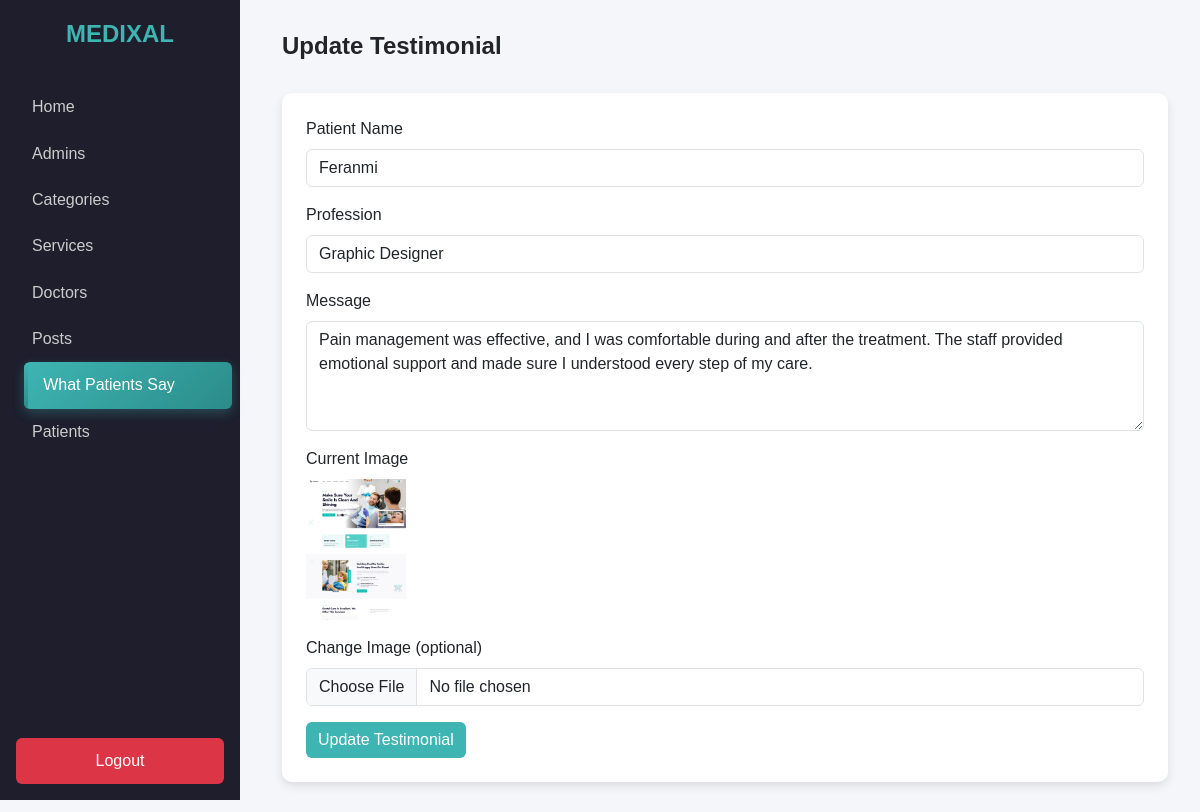
Page /admin-panel/patients-say-admins/update-testimonial.php?upd_id=5 (signed in) on the committed database.
### tables this page shows
CREATE TABLE IF NOT EXISTS `testimonials` (
  `id` int NOT NULL AUTO_INCREMENT,
  `name` varchar(255) NOT NULL,
  `profession` varchar(255) NOT NULL,
  `message` text NOT NULL,
  `image` varchar(255) DEFAULT NULL,
  `created_at` timestamp NULL DEFAULT CURRENT_TIMESTAMP,
  PRIMARY KEY (`id`)
);

### admin-panel/patients-say-admins/update-testimonial.php (the view, shortened to what this page needs)
<?php
require_once "../../includes/dbh.php";
$id = (int) $_GET['upd_id'];
$stmt = $db->prepare("SELECT * FROM testimonials WHERE id = :id");
$stmt->bindParam(':id', $id, PDO::PARAM_INT);
$stmt->execute();
$testimonial = $stmt->fetch(PDO::FETCH_ASSOC);
?>
<!DOCTYPE html>
<html lang="en">
<head>
    <link href="https://cdn.jsdelivr.net/npm/bootstrap@5.3.3/dist/css/bootstrap.min.css" rel="stylesheet">
    <link href="../styles/style.css" rel="stylesheet">
</head>
<body>
  <div class="sidebar">
    <div class="logo">MEDIXAL</div>
    <a href="../index.php">Home</a>
    <a href="../admins/admins.php">Admins</a>
    <a href="../categories-admins/show-categories.php">Categories</a>
    <a href="../services-admins/show-services.php">Services</a>
    <a href="../doctor-admins/show-doctors.php">Doctors</a>
    <a href="../testimony-admins/show-posts.php">Posts</a>
    <a href="show-testimonials.php" class="active">What Patients Say</a>
    <a href="../patients-admins/show-patients.php">Patients</a>
    <?php if(isset($_SESSION["admin_name"])) : ?>
    <a href="../logout.php" class="logout text-white">Logout</a>
    <?php  else :   ?>
    <a href="../admins/login-admins.php" class="logout text-white">Login</a>
    <?php endif; ?>
  </div>
  <div class="main-content">
    <div class="d-flex justify-content-between align-items-center mb-4">
      <h4 class="fw-bold">Update Testimonial</h4>
    </div>
    <div class="card p-4">
      <form action="" method="POST" enctype="multipart/form-data">
        <div class="mb-3">
          <label for="name" class="form-label">Patient Name</label>
          <input type="text" name="name" id="name" class="form-control" required value="<?php echo htmlspecialchars($_POST['name'] ?? $testimonial['name']); ?>">
        </div>
        <div class="mb-3">
          <label for="profession" class="form-label">Profession</label>
          <input type="text" name="profession" id="profession" class="form-control" required value="<?php echo htmlspecialchars($_POST['profession'] ?? $testimonial['profession']); ?>">
        </div>
        <div class="mb-3">
          <label for="message" class="form-label">Message</label>
          <textarea name="message" id="message" rows="4" class="form-control" required><?php echo htmlspecialchars($_POST['message'] ?? $testimonial['message']); ?></textarea>
        </div>
        <div class="mb-3">
          <label class="form-label">Current Image</label><br>
          <?php if (!empty($testimonial['image'])) : ?>
            <img src="../uploads/testimonials/<?php echo htmlspecialchars($testimonial['image']); ?>" alt="<?php echo htmlspecialchars($testimonial['name']); ?>" width="100">
          <?php else: ?>
            <span class="text-muted">No image</span>
          <?php endif; ?>
        </div>
        <div class="mb-3">
          <label for="img" class="form-label">Change Image (optional)</label>
          <input type="file" name="img" id="img" class="form-control">
        </div>
        <button type="submit" name="submit" class="btn btn-primary">Update Testimonial</button>
      </form>
    </div>
  </div>
</body>
</html>

### admin-panel/styles/style.css (style rules this page uses)
body { font-family: "Poppins", sans-serif; background-color: #f5f6fa; margin: 0; padding: 0; }
* { margin: 0; padding: 0; box-sizing: border-box; }
.sidebar { position: fixed; top: 0; left: 0; height: 100vh; width: 240px; background-color: #1e1e2d; color: #fff; display: flex; flex-direction: column; align-items: start; padding: 1rem; }
.sidebar .logo { font-size: 1.5rem; font-weight: 700; margin-bottom: 2rem; text-transform: uppercase; color: #3eb5b3; }
.sidebar a { color: #ccc; text-decoration: none; display: block; width: 100%; padding: 0.7rem 1rem; border-radius: 6px; transition: all 0.3s ease; }
.sidebar a:hover, .sidebar a.active { background-color: #3eb5b3; color: #fff; }
.sidebar .logout { margin-top: auto; background-color: #dc3545; text-align: center; border-radius: 6px; }
.main-content { margin-left: 250px; padding: 2rem; }
.card { border: none; border-radius: 10px; box-shadow: 0 4px 10px rgba(0,0,0,0.1); }
.btn-primary { background-color: #3eb5b3; border: none; }
button { border: none; color: #fff; background-color: #dc3545; border-radius: 5px; padding: 5px 20px; transition: 0.2s ease-in-out; }

### admin-panel/patients-say-admins/update-testimonial.php (style rules this page uses)
body { font-family: "Poppins", sans-serif; background-color: #f5f6fa; margin: 0; padding: 0; }
.sidebar { position: fixed; top: 0; left: 0; height: 100vh; width: 240px; background-color: #1e1e2d; color: #fff; display: flex; flex-direction: column; align-items: start; padding: 1rem; }
.sidebar .logo { font-size: 1.5rem; font-weight: 700; margin-bottom: 2rem; text-transform: uppercase; color: #3eb5b3; display: block; width: 100%; text-align: center; }
.sidebar a { color: #ccc; text-decoration: none; display: block; width: 100%; padding: 0.7rem 1rem; border-radius: 6px; transition: all 0.3s cubic-bezier(0.4, 0, 0.2, 1); position: relative; overflow: hidden; }
.sidebar a::before { content: ""; position: absolute; left: 0; top: 0; bottom: 0; width: 4px; background: linear-gradient(180deg, #3eb5b3, #2b8c8a); transform: scaleY(0); transition: transform 0.3s cubic-bezier(0.4, 0, 0.2, 1); border-radius: 0 4px 4px 0; }
.sidebar a:hover, .sidebar a.active { background: linear-gradient(135deg, #3eb5b3, #2b8c8a); color: #fff; transform: translateX(8px); box-shadow: 0 4px 12px rgba(62, 181, 179, 0.3); padding-left: 1.2rem; }
.sidebar a:hover::before, .sidebar a.active::before { transform: scaleY(1); }
.sidebar .logout { margin-top: auto; background-color: #dc3545; text-align: center; border-radius: 6px; transition: all 0.3s cubic-bezier(0.4, 0, 0.2, 1); }
.main-content { margin-left: 250px; padding: 2rem; }
.card { border: none; border-radius: 10px; box-shadow: 0 4px 10px rgba(0,0,0,0.1); transition: all 0.3s cubic-bezier(0.4, 0, 0.2, 1); }

### rows in the picture
testimonials: name "Feranmi", profession "Graphic Designer", message "Pain management was effective, and I was comfortable during and after the treatment. The staff provided emotional support and made sure I understood every step of my care.", image (picture)
